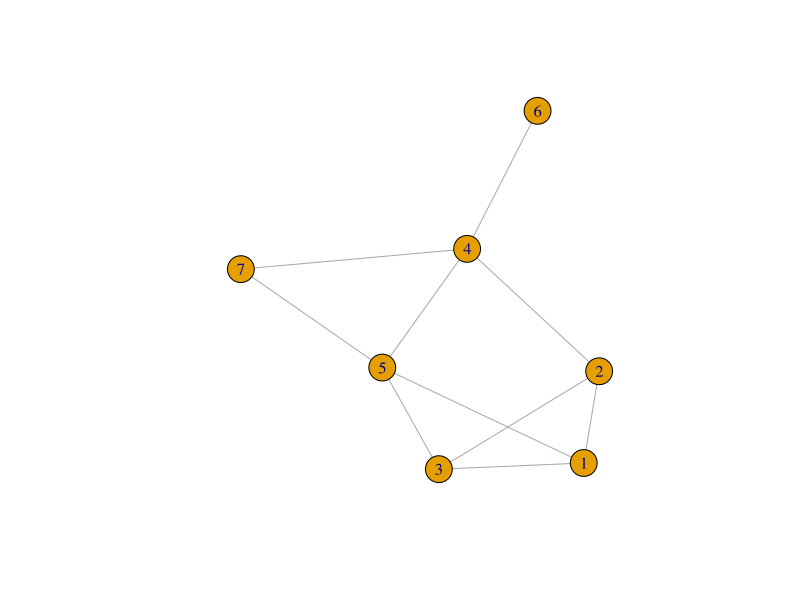
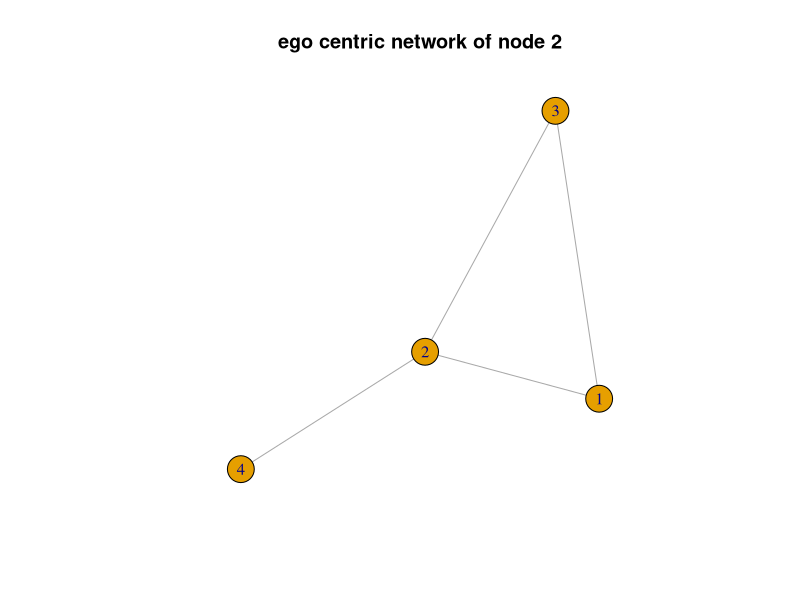

Write the R code that produced these figures, in order.
# For a given network find the following: (i) Length of the shortest path from a given node to another node; (ii) the density of the graph; (iii) Draw egocentric network of node G with chosen configuration parameters. 

library(igraph) 
edges <- c(1, 2, 2, 3, 1, 3, 2, 4, 3, 5, 4, 5, 4, 6, 4, 7, 5, 7, 5, 1) 
g <- graph(edges, directed = FALSE) 
plot(g)


# Length of the shortest path from a given node to another node
s <- shortest_paths(g, from = 3, to = 6) 
cat("Shortest path from node 3 to 6: ", length(s$v[[1]]) - 1, "\n")

s <- shortest_paths(g, from = 2, to = 7) 
cat("Shortest path from node 2 to 7: ", length(s$v[[1]]) - 1, "\n")



#  The density of the graph 
density <-edge_density(g) 
cat ("density of a graph:",density)



# Draw egocentric network of node G with chosen configuration parameters
ego_graph <- make_ego_graph(g,order = 1,nodes = 2)[[1]] 
plot (ego_graph,main = "ego centric network of node 2") 








